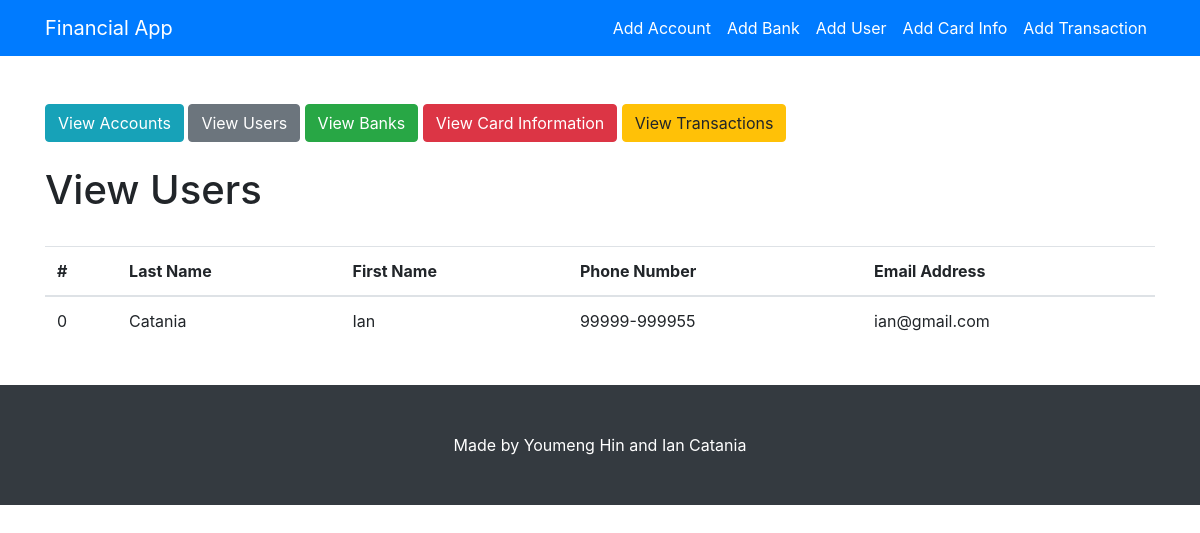
Page /users/view-users/ on the committed database.
### users/models.py (models this page shows, shortened)
class Customer(models.Model):
    customer_id = models.AutoField(primary_key=True)
    last_name = models.CharField(max_length=100, default="lastname")
    first_name = models.CharField(max_length=100, default="first")
    phone_number = models.CharField(max_length=100, default="phone")
    email = models.CharField(max_length=100, default="email")

### users/views.py (the view)
def view_users(request):
    template_name = 'users/view_users.html'
    users = Customer.objects.all()
    context = {
        'users': users
    }
    return render(request, template_name, context)

### users/templates/users/view_users.html
{% extends "users/base.html"%}
{%block content%}
<br><br>
<h1> View Users </h1>
<br>
<table class="table">
  <thead>
    <tr>
      <th scope="col">#</th>
      <th scope="col">Last Name</th>
      <th scope="col">First Name</th>
      <th scope="col">Phone Number</th>
      <th scope="col">Email Address</th>
    </tr>
  </thead>
  <tbody>
	{%for user in users%}
    <tr>
      <td>{{user.customer_id}}</td>
      <td>{{user.last_name}}</td>
      <td>{{user.first_name}}</td>
      <td>{{user.phone_number}}</td>
      <td>{{user.email}}</td>
    </tr>
	{%endfor%}
  </tbody>
</table>
<br>
{%endblock content%}

### users/static/users/css/blog-home.css (style rules this page uses)
body { padding-top: 56px; }

### rows in the picture
Customer: customer_id "0", last_name "Catania", first_name "Ian", phone_number "99999-999955", email "ian@gmail.com"
